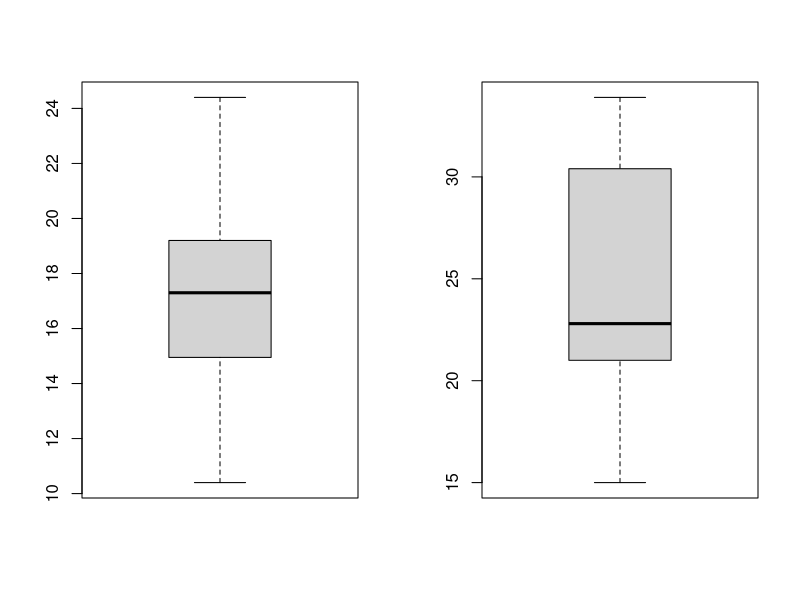
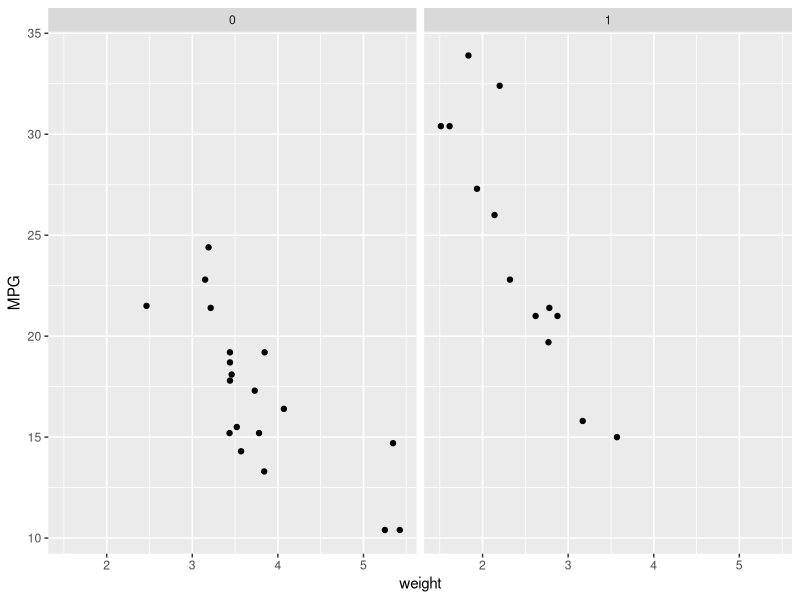

Here is the R script that generated these plots, in order:
## ---- chunk 1
# always set seed to make research reproducible
set.seed(1000)
# inspect dataset
str(mtcars)
summary(mtcars)

par(mfrow = c(1,2))
# boxplot for automatic transmission
boxplot(mtcars$mpg[mtcars$am == 0])
# boxplot for manual transmission
boxplot(mtcars$mpg[mtcars$am == 1])

par(mfrow = c(1,1))
library(ggplot2)
mpg_trans_plot <- ggplot(data = mtcars, aes(x = wt, y = mpg)) + geom_point() + xlab("weight") + ylab("MPG") + facet_grid(.~am)
mpg_trans_plot
# clearly lower weight manual transmission cars have the highest mpg ratio

mpg_fit <- lm(data = mtcars, formula = mpg ~ am)
summary(mpg_fit)

# in quantifying the difference betwwen manual and automatic transmission I will assess the mean, median, and standard
# deviations for each of two optins

tapply(mtcars$mpg, mtcars$am, median)
tapply(mtcars$mpg, mtcars$am, mean)
tapply(mtcars$mpg, mtcars$am, sd)

